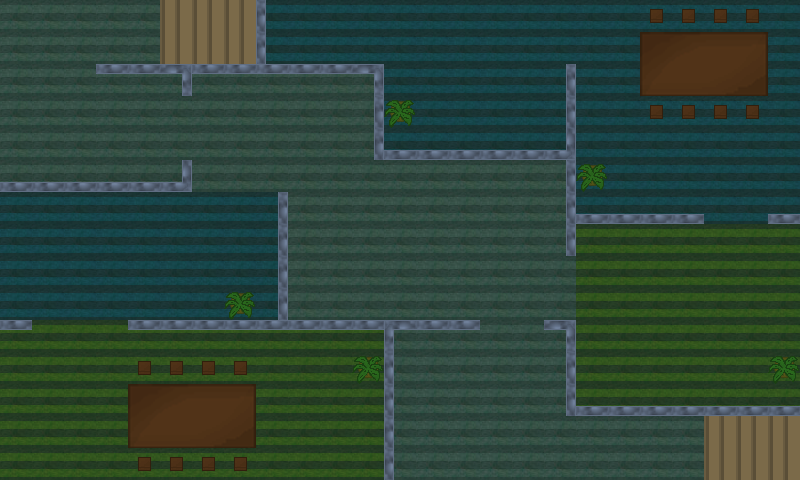

A level layout from a 2D game, rendered from its tile map. Below: a short description, then the map file with tile-grid data replaced by summaries:
An orthogonal 25x15 tile map with 32x32 px tiles, 4 tile layers (background, wall, item, exit) and 36 objects (24x w, 6x m, 4x e, exit, start).

<map version="1.0" orientation="orthogonal" width="25" height="15" tilewidth="32" tileheight="32">
 <tileset firstgid="1" name="tileset" tilewidth="32" tileheight="32">
  <image source="./tileset.png" width="640" height="64" />
 </tileset>
 <layer name="background" width="25" height="15">
  <data>[375 cells, 375 non-empty, 3 distinct tile ids]</data>
 </layer>
 <layer name="wall" width="25" height="15">
  <data>[375 cells, 65 non-empty, 7 distinct tile ids]</data>
 </layer>
 <layer name="item" width="25" height="15">
  <data>[375 cells, 37 non-empty, 10 distinct tile ids]</data>
 </layer>
 <layer name="exit" width="25" height="15">
  <data>[375 cells, 12 non-empty, 1 distinct tile ids]</data>
 </layer>
 <objectgroup name="owall" width="25" height="15">
  <object name="w" x="98" y="65" width="285" height="10" />
  <object name="w" x="182" y="77" width="11" height="21" />
  <object name="w" x="375" y="77" width="9" height="83" />
  <object name="w" x="257" y="2" width="9" height="64" />
  <object name="w" x="386" y="151" width="180" height="10" />
  <object name="w" x="566" y="64" width="11" height="193" />
  <object name="w" x="544" y="321" width="23" height="9" />
  <object name="w" x="566" y="320" width="11" height="96" />
  <object name="w" x="385" y="329" width="9" height="158" />
  <object name="w" x="278" y="192" width="9" height="129" />
  <object name="w" x="129" y="385" width="128" height="64" />
  <object name="w" x="358" y="357" width="21" height="23" />
  <object name="w" x="231" y="293" width="21" height="22" />
  <object name="w" x="0" y="320" width="32" height="10" />
  <object name="w" x="0" y="182" width="193" height="11" />
  <object name="w" x="182" y="159" width="10" height="23" />
  <object name="w" x="389" y="101" width="22" height="23" />
  <object name="w" x="582" y="165" width="22" height="22" />
  <object name="w" x="774" y="356" width="20" height="22" />
  <object name="w" x="578" y="407" width="231" height="10" />
  <object name="w" x="577" y="214" width="129" height="10" />
  <object name="w" x="129" y="320" width="350" height="10" />
  <object name="w" x="640" y="33" width="129" height="64" />
  <object name="w" x="768" y="214" width="40" height="9" />
  <object name="e" x="0" y="1" width="800" height="4" />
  <object name="e" x="796" y="4" width="5" height="487" />
  <object name="e" x="2" y="477" width="799" height="4" />
  <object name="e" x="0" y="4" width="4" height="479" />
 </objectgroup>
 <objectgroup name="oexit" width="25" height="15">
  <object name="exit" x="225" y="1" width="30" height="64" />
 </objectgroup>
 <objectgroup name="ostart" width="25" height="15">
  <object name="start" x="768" y="419" width="41" height="69" />
 </objectgroup>
 <objectgroup name="espawn" width="25" height="15">
  <object name="m" x="32" y="24" width="11" height="11" />
  <object name="m" x="282" y="440" width="14" height="14" />
  <object name="m" x="525" y="101" width="17" height="17" />
  <object name="m" x="297" y="19" width="15" height="15" />
  <object name="m" x="604" y="357" width="18" height="18" />
  <object name="m" x="323" y="279" width="12" height="12" />
 </objectgroup>
</map>